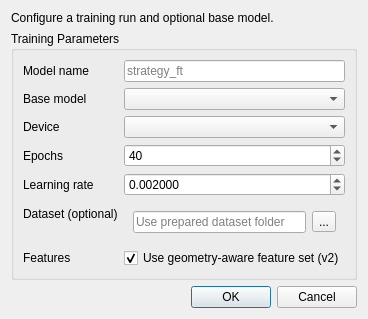
<?xml version="1.0" encoding="UTF-8"?>
<ui version="4.0">
 <class>TrainingNewModelDialog</class>
 <widget class="QDialog" name="TrainingNewModelDialog">
  <property name="windowModality">
   <enum>Qt::WindowModal</enum>
  </property>
  <property name="windowTitle">
   <string>New Model</string>
  </property>
  <layout class="QVBoxLayout" name="verticalLayout">
   <item>
    <widget class="QLabel" name="introLabel">
     <property name="text">
      <string>Configure a training run and optional base model.</string>
     </property>
     <property name="wordWrap">
      <bool>true</bool>
     </property>
    </widget>
   </item>
   <item>
    <widget class="QGroupBox" name="configurationGroup">
     <property name="title">
      <string>Training Parameters</string>
     </property>
     <layout class="QFormLayout" name="formLayout">
      <item row="0" column="0">
       <widget class="QLabel" name="nameLabel">
        <property name="text">
         <string>Model name</string>
        </property>
        <property name="alignment">
         <set>Qt::AlignLeading|Qt::AlignLeft|Qt::AlignVCenter</set>
        </property>
       </widget>
      </item>
      <item row="0" column="1">
       <widget class="QLineEdit" name="nameLineEdit">
        <property name="placeholderText">
         <string>strategy_ft</string>
        </property>
       </widget>
      </item>
      <item row="1" column="0">
       <widget class="QLabel" name="baseLabel">
        <property name="text">
         <string>Base model</string>
        </property>
       </widget>
      </item>
      <item row="1" column="1">
       <widget class="QComboBox" name="baseComboBox"/>
      </item>
      <item row="2" column="0">
       <widget class="QLabel" name="deviceLabel">
        <property name="text">
         <string>Device</string>
        </property>
       </widget>
      </item>
      <item row="2" column="1">
       <widget class="QComboBox" name="deviceComboBox"/>
      </item>
      <item row="3" column="0">
       <widget class="QLabel" name="epochsLabel">
        <property name="text">
         <string>Epochs</string>
        </property>
       </widget>
      </item>
      <item row="3" column="1">
       <widget class="QSpinBox" name="epochsSpinBox">
        <property name="minimum">
         <number>1</number>
        </property>
        <property name="maximum">
         <number>500</number>
        </property>
        <property name="value">
         <number>40</number>
        </property>
       </widget>
      </item>
      <item row="4" column="0">
       <widget class="QLabel" name="learningRateLabel">
        <property name="text">
         <string>Learning rate</string>
        </property>
       </widget>
      </item>
      <item row="4" column="1">
       <widget class="QDoubleSpinBox" name="learningRateSpinBox">
        <property name="decimals">
         <number>6</number>
        </property>
        <property name="minimum">
         <double>0.000001</double>
        </property>
        <property name="maximum">
         <double>0.100000</double>
        </property>
        <property name="singleStep">
         <double>0.000500</double>
        </property>
        <property name="value">
         <double>0.002000</double>
        </property>
       </widget>
      </item>
      <item row="5" column="0">
       <widget class="QLabel" name="datasetLabel">
        <property name="text">
         <string>Dataset (optional)</string>
        </property>
       </widget>
      </item>
      <item row="5" column="1">
       <widget class="QWidget" name="datasetWidget" native="true">
        <layout class="QHBoxLayout" name="horizontalLayout">
         <property name="spacing">
          <number>6</number>
         </property>
         <item>
          <widget class="QLineEdit" name="datasetLineEdit">
           <property name="placeholderText">
            <string>Use prepared dataset folder</string>
           </property>
          </widget>
         </item>
         <item>
          <widget class="QToolButton" name="browseDatasetButton">
           <property name="text">
            <string>...</string>
           </property>
           <property name="toolTip">
            <string>Select dataset directory</string>
           </property>
          </widget>
         </item>
        </layout>
       </widget>
      </item>
      <item row="6" column="0">
       <widget class="QLabel" name="featuresLabel">
        <property name="text">
         <string>Features</string>
        </property>
       </widget>
      </item>
      <item row="6" column="1">
       <widget class="QCheckBox" name="v2FeaturesCheckBox">
        <property name="text">
         <string>Use geometry-aware feature set (v2)</string>
        </property>
        <property name="checked">
         <bool>true</bool>
        </property>
       </widget>
      </item>
     </layout>
    </widget>
   </item>
   <item>
    <widget class="QDialogButtonBox" name="buttonBox">
     <property name="orientation">
      <enum>Qt::Horizontal</enum>
     </property>
     <property name="standardButtons">
      <set>QDialogButtonBox::Cancel|QDialogButtonBox::Ok</set>
     </property>
    </widget>
   </item>
  </layout>
 </widget>
 <resources/>
 <connections>
  <connection>
   <sender>buttonBox</sender>
   <signal>accepted()</signal>
   <receiver>TrainingNewModelDialog</receiver>
   <slot>accept()</slot>
   <hints>
    <hint type="sourcelabel">
     <x>273</x>
     <y>496</y>
    </hint>
    <hint type="destinationlabel">
     <x>273</x>
     <y>248</y>
    </hint>
   </hints>
  </connection>
  <connection>
   <sender>buttonBox</sender>
   <signal>rejected()</signal>
   <receiver>TrainingNewModelDialog</receiver>
   <slot>reject()</slot>
   <hints>
    <hint type="sourcelabel">
     <x>131</x>
     <y>496</y>
    </hint>
    <hint type="destinationlabel">
     <x>131</x>
     <y>248</y>
    </hint>
   </hints>
  </connection>
 </connections>
</ui>
